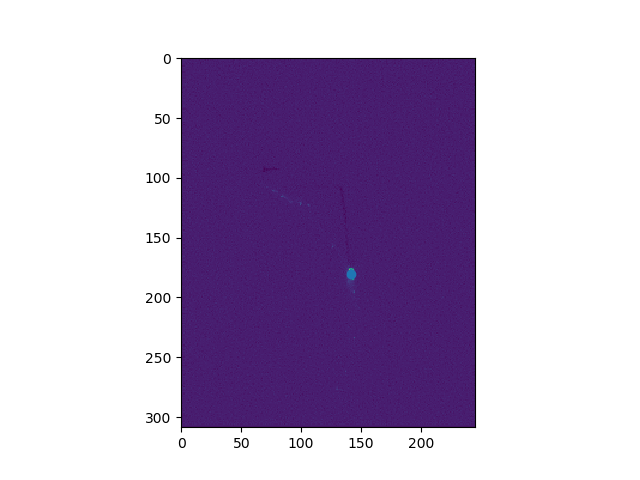
#> input picture Training code/temp0.png, 640 x 480 px, given as the content of the folder InputData/Example/training, which was not available
$ python TrackingExample.py
#> lines starting #> are read from the running program, lines starting #| are printed output that depends on the picture; after the words box and inside, x2 and y2 are one past the last pixel; in counts of white or black regions, pixels touching at a corner belong together; pictures that were not available may be replaced by others from this repository, and a replacement may not be noted
### ImageProcessing.py
import matplotlib
import matplotlib.image as m
import matplotlib.pyplot as plt
import os
from scipy import misc
import numpy as np
import imageio as io
import os
import cv2
import numpy
from natsort import natsorted
import cv2 as cv

# [5 lines left out: function rgb2gray, not called in this run]

def import_images(folder):
    """Function that imports the images from a folder and converts them to np arrays"""
#> called with folder = 'InputData/Example/training'
    images = []
    a=os.listdir(folder)  # listdir returns a list of the entries in the folder
    a = natsorted(a)
    for image in a:
        img = io.imread(os.path.join(folder,image),as_gray=1)  # imread reads an image from a file into an array
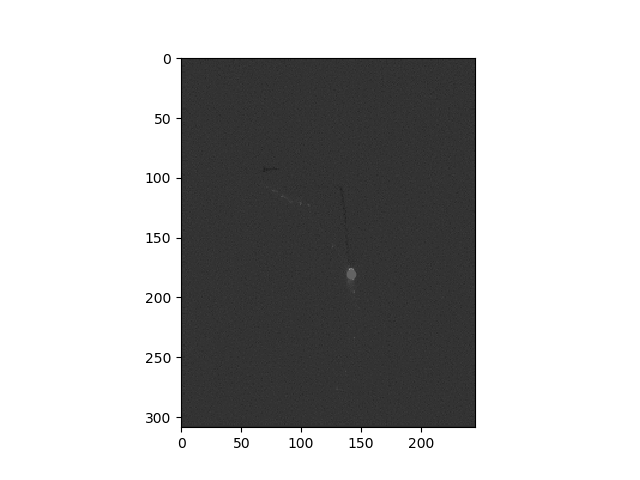
#> img: shape (480, 640) float32; min 0, max 255, mean 181.6
        images.append(img)
    return(images)

# [19 lines left out: functions import_imagesText, find_bg, not called in this run]

def variable_bg(images,bgres):
    """Function that returns a list of the backgrounds for each image - now each image has a
    unique background given by the average of a range of images either side of the chosen image"""
    backgrounds=[]
    for image in range(len(images)):
        bg = np.zeros_like(images[0])
        if image < bgres:
            for i in images[0:(2*bgres)+1]:
                bg += i
            bg = bg/((2*bgres)+1)
            backgrounds.append(bg)

        elif image > len(images) - (bgres+1):
            for i in images[-1-(2*bgres):]:
                bg += i
            bg = bg/((2*bgres)+1)
            backgrounds.append(bg)

        else:
            for i in images[image-bgres:image+bgres+1]:
                bg += i
            bg = bg/((2*bgres)+1)
            backgrounds.append(bg)

    return(backgrounds)


# [17 lines of commented-out code are left out]

def find_dust(images,background,threshold,activeframe):
    """Function that sets dust images to brightness 1, and stores the positions in dust_positions array"""
    dust_positions=[]
    backSub = cv.createBackgroundSubtractorMOG2()
    fgMask = backSub.apply(images[activeframe])
    bgsubtracted_image = cv2.bitwise_and(images[activeframe],images[activeframe],mask = fgMask)
    # [6 lines of commented-out code are left out]

    for i in range(len(bgsubtracted_image)):
        for j in range(len(bgsubtracted_image[0])):
            if bgsubtracted_image[i][j]>=threshold:
                dust_positions.append([i, j, bgsubtracted_image[i][j]])

            else:
                bgsubtracted_image[i][j]=0.0
    else:
        return([dust_positions,bgsubtracted_image])

def collect_dust(pixels,imagesize):
    """Function that lumps dust pixels into dust grains, by checking if the bright pixels neighbor other bright pixels"""

    dust_grains = []
    if len(pixels)>imagesize/4:
        return dust_grains
    else:
        dust_grains.append([pixels[0]])
        pixels.pop(0)
        while(len(pixels)>=1):
            contained = False
            for i in range(len(dust_grains)):
                for j in range(len(dust_grains[i])):
                    if(np.absolute(pixels[0][0]-dust_grains[i][j][0])<=1 and np.absolute(pixels[0][1]-dust_grains[i][j][1])<=1):
                        contained = i
            if type(contained)==int:
                dust_grains[contained].append(pixels[0])
            else:
                dust_grains.append([pixels[0]])
            pixels.pop(0)
        keep_dustgrains=[]

        for grain in (dust_grains):
            if len(grain)>=2 :
                keep_dustgrains.append(grain)
        return(keep_dustgrains)

def characterise_dust(pixels):
    """Funciton that takes pixel locations of each dust grain and outpus entire dust grain position and dimensions"""
    dust_this_frame={"x0s":[],"y0s":[],"x1s":[],"y1s":[],"widths":[],
                     "lengths":[],"pixels":[],"brightness":[]}
    dust_lengths=len(pixels)*[0] # set placeholder positions and dimensions
    dust_widths= len(pixels)*[0]
    dust_x0s = len(pixels)*[0]
    dust_y0s =len(pixels)*[0]
    dust_x1s = len(pixels) * [0]
    dust_y1s = len(pixels) * [0]
    dust_brightness = len(pixels) * [0]

    for i in range(len(pixels)):
        for j in range(len(pixels[i])):
            dust_brightness[i]+=pixels[i][j][2]

            #find length and width by finding the largest distance between two points on a dust grain
            for k in range(j,len(pixels[i])):
                r2= (pixels[i][j][0]-pixels[i][k][0])**2 + (pixels[i][j][1] - pixels[i][k][1])**2
                if dust_lengths[i] <= np.sqrt(r2):
                    dust_lengths[i] = np.sqrt(r2)
                    dust_x0s[i]= pixels[i][j][1]
                    dust_x1s[i]= pixels[i][k][1]
                    dust_y0s[i]= pixels[i][j][0]
                    dust_y1s[i]= pixels[i][k][0]

        #determine average brightness via total brightness/number of pixels
        dust_brightness[i] = dust_brightness[i]/len(pixels[i])

    for i in range(len(dust_lengths)):
        dust_widths[i] = len(pixels[i])/(dust_lengths[i]+1)

    dust_this_frame["pixels"]=pixels
    dust_this_frame["x0s"]=dust_x0s
    dust_this_frame["x1s"] = dust_x1s
    dust_this_frame["y0s"]=dust_y0s
    dust_this_frame["y1s"] = dust_y1s
    dust_this_frame["widths"]=dust_widths
    dust_this_frame["lengths"]=dust_lengths
    dust_this_frame["brightness"]= dust_brightness
    return(dust_this_frame)

def iterate_frames(images,thresh,nframes):
    dust_every_frame=len(images)*[0]
    bgsub=[]
    if nframes==False:
        bg = find_bg(images)
    else:
        bg = variable_bg(images, nframes)
    for i in range(len(images)):
        current_frame={"x0s":[],"y0s":[],"x1s":[],"y1s":[],"widths":[],
                     "lengths":[],"pixels":[]}
        [positions, bgsub_image] = find_dust(images=images,background=bg,threshold=thresh,activeframe=i)
        bgsub.append(bgsub_image)
        if len(positions) == 0:
            dust_every_frame[i] = current_frame
            continue
        current_frame["pixels"] = collect_dust(positions,len(images[0])*len(images[0][0]))
        current_frame = characterise_dust(current_frame["pixels"])
        dust_every_frame[i] = current_frame
    return [dust_every_frame, bgsub]


def make_gif(image_list,output_folder,file_name,duration):
    io.mimsave(output_folder+'/'+file_name+'.gif', image_list, duration=duration)

### DustDetection.py
import matplotlib
import matplotlib.image as m
import matplotlib.pyplot as plt
import os
import numpy as np
import imageio as io
import os
from sklearn.naive_bayes import GaussianNB
import cv2
import json


# [50 lines left out: functions find_dp_dtheta_avtheta, sort_points, not called in this run]


def train(dust_dictionary,variable_switches,images,streak):
    """When dust in all frames has been sorted and characterised, this function connects dust particles across frames, forming a trajectory"""

    # [45 lines left out: functions create_tempimage, nearest_point_to_mouse, onMouse0, onMouse1, onMouse2, not called in this run]

    training = {}  # define an empty dictionary of machine learning parameters
    for variable in variable_switches:
        training[variable]=[]
    training["identifier"] = []

    stopping=False
    for frame in range(len(dust_dictionary) - 2):

        frame_0 = frame
        frame_1 = frame + 1
        frame_2 = frame + 2
        nextframe=False

        global x0,y0,x1,y1,x2,y2,index0,index1,index2
        x0,y0,x1,y1,x2,y2,index0,index1,index2=0,0,0,0,0,0,0,0,0

        while nextframe == False:

            create_tempimage(frame_0,0,x0,y0)
            create_tempimage(frame_1, 1, x1, y1)
            create_tempimage(frame_2, 2, x2, y2)


            img0 = cv2.imread('temp0.png')
            img1 = cv2.imread('temp1.png')
            img2 = cv2.imread('temp2.png')

            while True:  # displays current and next frame until a key is pressed
                cv2.imshow('img0', img0)
                cv2.imshow('img1', img1)
                cv2.imshow('img2', img2)
                cv2.setMouseCallback("img0", onMouse0)
                cv2.setMouseCallback("img1", onMouse1)
                cv2.setMouseCallback("img2", onMouse2)

                key = cv2.waitKey(33)

                if key ==27:  # esc key
                    stopping = True
                    nextframe=True
                    break
                if key ==13:  # enter
                    break
                elif key == 110:
                    nextframe = True
                    break
                elif key == 115:  # S
                    # [72 lines left out: function append_variables, not called in this run]
                    append_variables(index0=index0,index1=index1,index2=index2)
                    training["identifier"].append(1)

                    for j in range(len(dust_dictionary[frame_1]["y1s"])):
                        for k in range(len(dust_dictionary[frame_2]["y1s"])):
                            if j == index1 and k==index2: # ensure that the track saved as yes is not also counted as a no
                                continue
                            append_variables(index0=index0, index1=j, index2=k)
                            training["identifier"].append(0)
                    break
                elif key == 110:  # N
                    nextframe=True
                    break
        if stopping==True:
            break
    return training

def write_training(dict,variable_switches,bgsub,type,folder):
    training_data=train(dict, variable_switches, bgsub,False)
    J = json.dumps(training_data)
    f = open("InputData/TrainingData/"+type+"/"+folder+".json", "w")
    f.write(J)
    f.close()

# [177 lines left out: function track, not called in this run]

### TrackingExample.py
import DustDetection as dd
import ImageProcessing as ip
import matplotlib.pyplot as plt
import csv
import numpy as np
import os
import matplotlib.image as m
import json
import multiprocessing as mp
from functools import partial
import time
import shutil
import glob


streak = False
threshold_brightness =50
threshold_probability = 0.98
nframes = 2
variable_switches = {"sigma_delta_position": True,
                      "mean_delta_position": True,
                      "mean_delta_theta": True,
                      "mean_delta_width": True,
                      "mean_delta_brightness": False,
                      "mean_theta": True,}


folder = "training"
type = "Example"


set_1=ip.import_images ("InputData/"+type+"/"+folder)
#> set_1 = 1 item
plt.imshow(set_1[0])
plt.show()
# a = os.listdir("OutputData/TrackFiles")  # listdir returns a list of the entries in the folder
print(set_1)
#> (printed output is left out)


# [7 lines of commented-out code are left out]
dict,bgsub=ip.iterate_frames(set_1,threshold_brightness,nframes)
#> in iterate_frames, `dust_every_frame=len(images)*[0]`: dust_every_frame = [0]
#> the loop in variable_bg, `for image in range(len(images)):` made 1 pass
#> after the loop in variable_bg, `for image in range(len(images)):`: backgrounds = 1 item
#> the loop in iterate_frames, `for i in range(len(images)):` made 1 pass
#> pass 1, in find_dust, `fgMask = backSub.apply(images[activeframe])`:
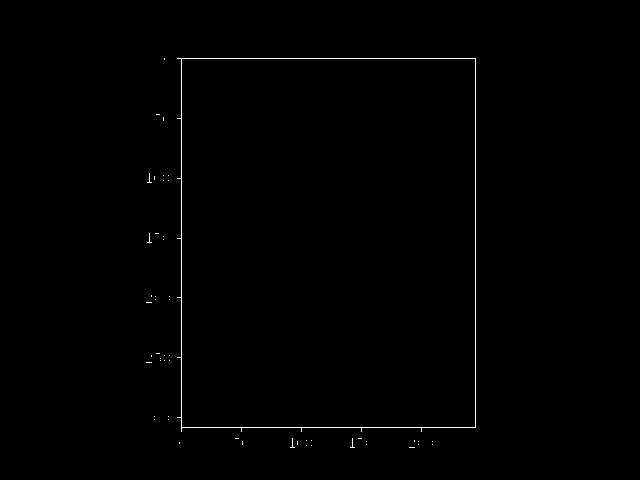
#> fgMask: shape (480, 640); values 127 (black) and 255 (white), 0.5% white in thin lines or dots, all inside (x1, y1, x2, y2) = (146, 58, 476, 448)
#> pass 1, in iterate_frames, `[positions, bgsub_image] = find_dust(images=images,background=bg,thres..`:
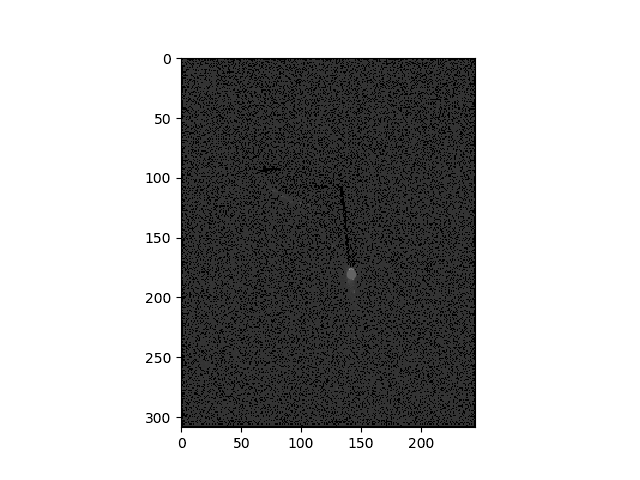
#> bgsub_image: shape (480, 640) float32; min 0, max 255, mean 177.5
#> dict = 1 item; bgsub = 1 item
plt.imshow(bgsub[0])
plt.show()
def write_training(dict,variable_switches,bgsub,type,folder):
    training_data=dd.train(dict, variable_switches, bgsub,False)
    J = json.dumps(training_data)
    f = open("InputData/TrainingData/"+type+"/"+folder+".json", "w")
    f.write(J)
    f.close()


def get_training(type,variable_switches):
    training_data={}

    for variable in variable_switches:
        if variable_switches[variable] == True:
            training_data[str(variable)] = []
    training_data["identifier"] = []


    input_data=os.listdir("InputData/TrainingData/"+type)  # listdir returns a list of the entries in the folder

    for dataset in input_data:
        f1 = open("InputData/TrainingData/"+type+"/"+str(dataset))
        data=json.load(f1)
        for variable in variable_switches:
            if variable_switches[variable]==True:
                training_data[str(variable)].extend((data[str(variable)]))
        training_data["identifier"].extend(data["identifier"])

    features=[]
    labels = []

    for i in range(len(training_data["mean_delta_width"])):
        features.append([])
    for i in range(len(training_data["mean_delta_width"])):
        features[i].append(training_data["sigma_delta_position"][i])
        features[i].append(training_data["mean_delta_position"][i])
        features[i].append(training_data["mean_delta_theta"][i])
        features[i].append(training_data["mean_delta_width"][i])
        features[i].append(training_data["mean_theta"][i])
        # features[i].append(training_data["mean_delta_brightness"][i])

        labels.append(training_data["identifier"][i])
    return(features,labels)

# [62 lines of commented-out code are left out]

dd.write_training(dict,variable_switches,bgsub,type,folder)
#> in write_training, `training_data=train(dict, variable_switches, bgsub,False)`: training_data = {'sigma_delta_position': [], 'mean_delta_position': [], 'mean_delta_theta': [], 'mean_delta_width': [], 'mean_delta_brightness': [], 'mean_theta': [], 'identifier': []}

# [39 lines of commented-out code are left out]
